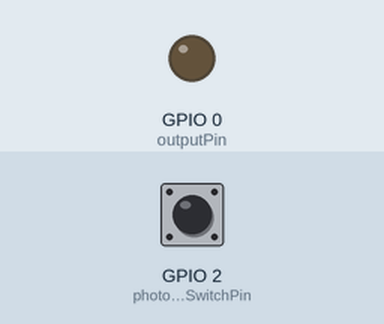
Recording of a sketch running on a simulated ESP8266 (NodeMCU). Shown: output pins drawn as LEDs (lit = HIGH). The test bench sets the inputs (shaded band); at power-on: GPIO 2 (photoelectricSwitchPin) HIGH. What the sketch prints to the serial monitor is not drawn.

Above: at 1.2 s.
1.3 s: GPIO 2 (photoelectricSwitchPin) pulled LOW for 0.15 s
2.9 s: GPIO 2 (photoelectricSwitchPin) pulled LOW for 1 s
At 3.8 s:
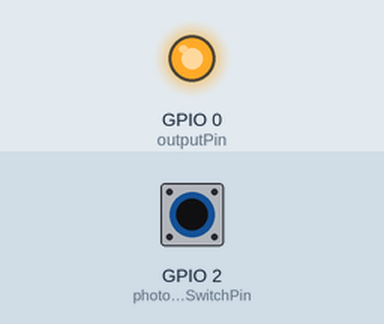
5.4 s: GPIO 2 (photoelectricSwitchPin) pulled LOW for 3.2 s
At 5.7 s:
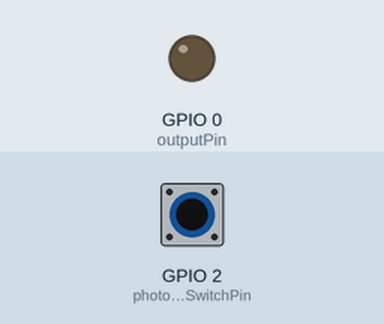
Timing chart, 0 to 8.4 s (numbered marks = the images above; inputs shaded):
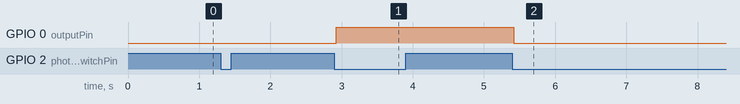

Measured:
- after the input at 1.3 s, every drawn part: stays the same
- after the input at 2.9 s, GPIO 0 (outputPin): LOW → HIGH at once
- after the input at 5.4 s, GPIO 0 (outputPin): HIGH → LOW at once

The sketch:

01s-NPN____________.ino
```cpp
#include <ESP8266WiFi.h>

// 定义光电开关连接的引脚
const int photoelectricSwitchPin = 2;
// 定义输出控制的引脚
const int outputPin = 0;

// 防抖延时时间，单位：毫秒，可根据实际情况调整
const unsigned long debounceDelay = 20;
unsigned long lastDebounceTime = 0;
bool buttonState;
bool lastButtonState = HIGH;

// 用于记录当前的自锁状态，true为开启，false为关闭
bool selfLockState = false;

void setup() {
    // 初始化串口通信，波特率可根据需要设置
    Serial.begin(115200);

    // 设置光电开关引脚为输入模式
    pinMode(photoelectricSwitchPin, INPUT);
    // 设置输出引脚为输出模式
    pinMode(outputPin, OUTPUT);

    // 初始化输出引脚为低电平
    digitalWrite(outputPin, LOW);
}

void loop() {
    int reading = digitalRead(photoelectricSwitchPin);

    if (reading!= lastButtonState) {
        lastDebounceTime = millis();
    }

    if ((millis() - lastDebounceTime) > debounceDelay) {
        if (reading!= buttonState) {
            buttonState = reading;
            if (buttonState == LOW) {
                if (!selfLockState) {
                    Serial.println("第一次低电平，开启输出，自锁开启");
                    digitalWrite(outputPin, LOW);
                    selfLockState = true;
                } else {
                    Serial.println("第二次低电平，关闭输出，自锁关闭");
                    digitalWrite(outputPin, HIGH);
                    selfLockState = false;
                }
            }
        }
    }

    lastButtonState = reading;
}
```
